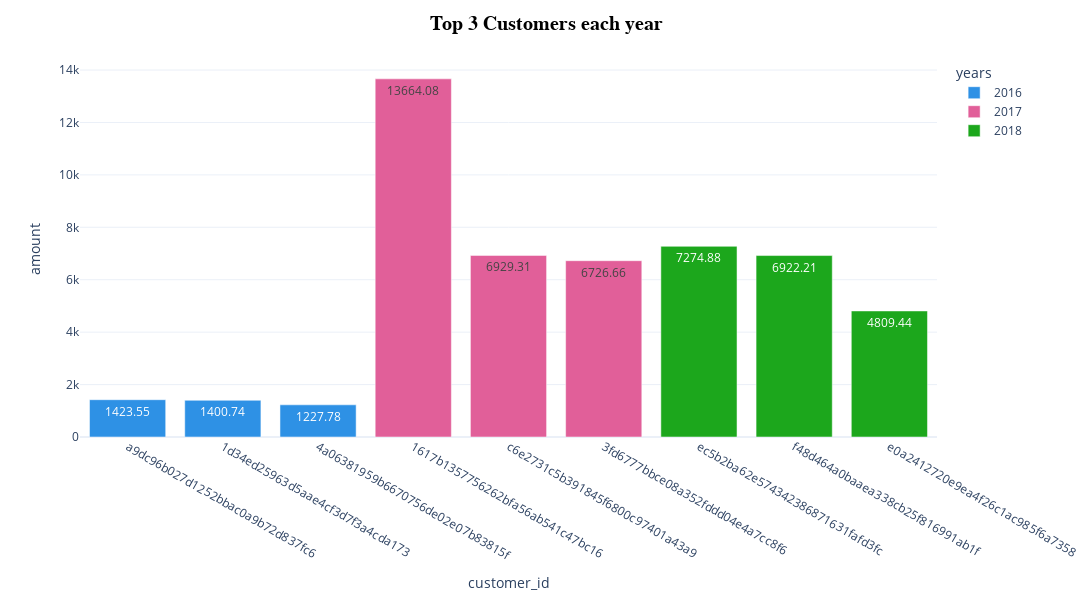

This figure's notebook cell:
### Code cell
df['years'] = df['years'].astype(str)
# plotly shows gradient on numeric value in  legends so we need to convert it to string type  

fig = px.bar(df , x = 'customer_id' , y = 'amount' ,text = 'amount',
              color= 'years' ,
              color_discrete_sequence= px.colors.qualitative.Dark24)

fig.update_layout(
    width= 1100,
    height = 600,
    title ={ 'text': '<b> Top 3 Customers each year <b>',
            'x': 0.5,
             'xanchor': 'center',
              'font': {'size':20,
                       'family': 'arial',
                        'color':'black' }

                       }

)
fig.show()

### Figure 1 — Plotly figure (JSON) as saved in the notebook; plotly's stock layout.template omitted (floating-point values rounded to 4 significant figures)
{"data": [{"hovertemplate": "years=2016<br>customer_id=%{x}<br>amount=%{text}<extra></extra>", "legendgroup": "2016", "marker": {"color": "#2E91E5", "pattern": {"shape": ""}}, "name": "2016", "orientation": "v", "showlegend": true, "text": [1424.0, 1401.0, 1228.0], "textposition": "auto", "type": "bar", "x": ["a9dc96b027d1252bbac0a9b72d837fc6", "1d34ed25963d5aae4cf3d7f3a4cda173", "4a06381959b6670756de02e07b83815f"], "xaxis": "x", "y": [1424.0, 1401.0, 1228.0], "yaxis": "y"}, {"hovertemplate": "years=2017<br>customer_id=%{x}<br>amount=%{text}<extra></extra>", "legendgroup": "2017", "marker": {"color": "#E15F99", "pattern": {"shape": ""}}, "name": "2017", "orientation": "v", "showlegend": true, "text": [13660.0, 6929.0, 6727.0], "textposition": "auto", "type": "bar", "x": ["1617b1357756262bfa56ab541c47bc16", "c6e2731c5b391845f6800c97401a43a9", "3fd6777bbce08a352fddd04e4a7cc8f6"], "xaxis": "x", "y": [13660.0, 6929.0, 6727.0], "yaxis": "y"}, {"hovertemplate": "years=2018<br>customer_id=%{x}<br>amount=%{text}<extra></extra>", "legendgroup": "2018", "marker": {"color": "#1CA71C", "pattern": {"shape": ""}}, "name": "2018", "orientation": "v", "showlegend": true, "text": [7275.0, 6922.0, 4809.0], "textposition": "auto", "type": "bar", "x": ["ec5b2ba62e574342386871631fafd3fc", "f48d464a0baaea338cb25f816991ab1f", "e0a2412720e9ea4f26c1ac985f6a7358"], "xaxis": "x", "y": [7275.0, 6922.0, 4809.0], "yaxis": "y"}], "layout": {"barmode": "relative", "height": 600, "legend": {"title": {"text": "years"}, "tracegroupgap": 0}, "margin": {"t": 60}, "title": {"font": {"color": "black", "family": "arial", "size": 20}, "text": "<b> Top 3 Customers each year <b>", "x": 0.5, "xanchor": "center"}, "width": 1100, "xaxis": {"anchor": "y", "domain": [0, 1], "title": {"text": "customer_id"}}, "yaxis": {"anchor": "x", "domain": [0, 1], "title": {"text": "amount"}}}}
